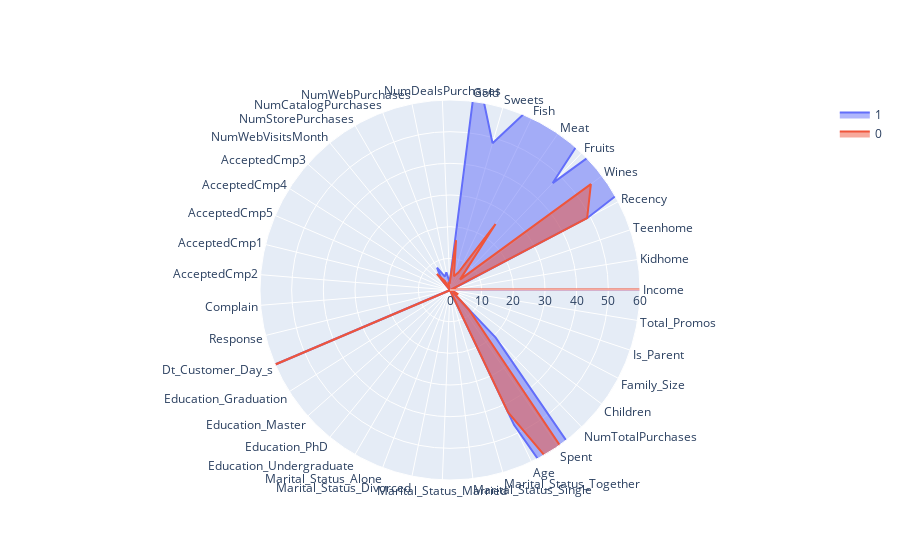

Notebook cell for this chart:
### Code cell
classes=[0,1,2,3]
feature=["Kidhome","Teenhome","Dt_Customer_Day_s", "Children", "Family_Size", "Is_Parent",'Income','Spent']
df_wo=df.drop(['Clusters'], axis=1)
cluster_features = df[df['Clusters'] == 1]
x=[]
y=[]
for i in df_wo.columns:
    r=cluster_features[i].mean()
    y.append(i)
        
categories=y

fig = go.Figure()


for i in df['Clusters'].unique():
    cluster_features = df[df['Clusters'] == i]

    fig.add_trace(go.Scatterpolar(
      r = [cluster_features[cat].mean() for cat in categories],
      theta=categories,
      fill='toself',
      name=classes[i]
  ))

fig.update_layout(
  polar=dict(
    radialaxis=dict(
      visible=True,
      range=[0, 60]
    )),
  showlegend=True
)

fig.show()

### Figure 1 — Plotly figure (JSON) as saved in the notebook; plotly's stock layout.template omitted (floating-point values rounded to 4 significant figures)
{"data": [{"fill": "toself", "name": "1", "r": [66990.0, 0.114, 0.5061, 49.1, 540.2, 46.82, 296.1, 67.31, 48.28, 70.4, 2.373, 5.737, 4.542, 8.183, 4.199, 0.07544, 0.1219, 0.1412, 0.1202, 0.02456, 0.007018, 0.1982, 387.0, 0.5228, 0.1605, 0.2333, 0.08333, 0.05, 0.1096, 0.3737, 0.2088, 0.2579, 47.22, 1069.0, 20.84, 0.6202, 2.252, 0.5368, 0.4833], "theta": ["Income", "Kidhome", "Teenhome", "Recency", "Wines", "Fruits", "Meat", "Fish", "Sweets", "Gold", "NumDealsPurchases", "NumWebPurchases", "NumCatalogPurchases", "NumStorePurchases", "NumWebVisitsMonth", "AcceptedCmp3", "AcceptedCmp4", "AcceptedCmp5", "AcceptedCmp1", "AcceptedCmp2", "Complain", "Response", "Dt_Customer_Day_s", "Education_Graduation", "Education_Master", "Education_PhD", "Education_Undergraduate", "Marital_Status_Alone", "Marital_Status_Divorced", "Marital_Status_Married", "Marital_Status_Single", "Marital_Status_Together", "Age", "Spent", "NumTotalPurchases", "Children", "Family_Size", "Is_Parent", "Total_Promos"], "type": "scatterpolar"}, {"fill": "toself", "name": "0", "r": [35170.0, 0.7934, 0.507, 48.91, 55.65, 4.552, 25.31, 6.12, 4.491, 15.86, 2.26, 2.349, 0.615, 3.298, 6.555, 0.0723, 0.02347, 0, 0.004695, 0.001878, 0.01127, 0.1005, 328.4, 0.4854, 0.17, 0.1972, 0.1474, 0.02441, 0.09859, 0.4019, 0.2178, 0.2573, 42.83, 112.0, 8.522, 1.3, 2.96, 0.9061, 0.1023], "theta": ["Income", "Kidhome", "Teenhome", "Recency", "Wines", "Fruits", "Meat", "Fish", "Sweets", "Gold", "NumDealsPurchases", "NumWebPurchases", "NumCatalogPurchases", "NumStorePurchases", "NumWebVisitsMonth", "AcceptedCmp3", "AcceptedCmp4", "AcceptedCmp5", "AcceptedCmp1", "AcceptedCmp2", "Complain", "Response", "Dt_Customer_Day_s", "Education_Graduation", "Education_Master", "Education_PhD", "Education_Undergraduate", "Marital_Status_Alone", "Marital_Status_Divorced", "Marital_Status_Married", "Marital_Status_Single", "Marital_Status_Together", "Age", "Spent", "NumTotalPurchases", "Children", "Family_Size", "Is_Parent", "Total_Promos"], "type": "scatterpolar"}], "layout": {"autosize": true, "polar": {"angularaxis": {"type": "category"}, "radialaxis": {"autorange": false, "range": [0, 60], "type": "linear", "visible": true}}, "showlegend": true}}
